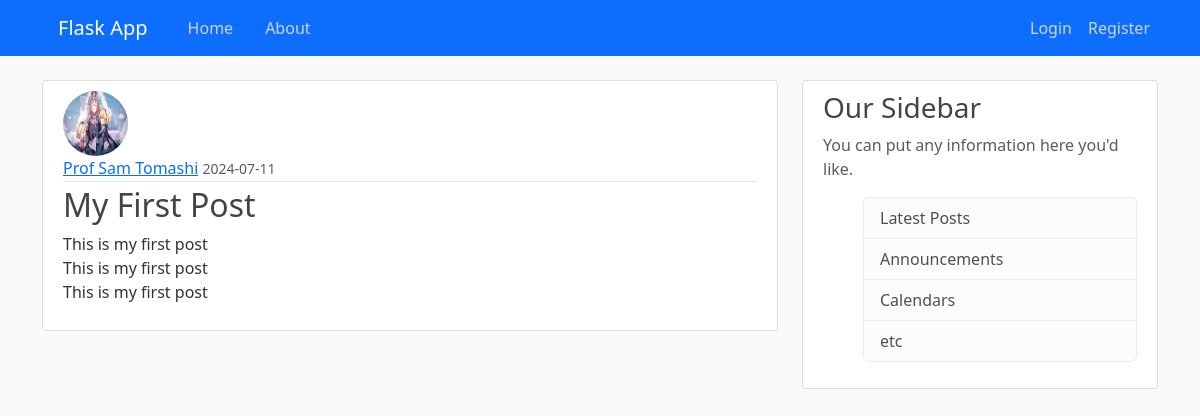
/post/1, run on the app's committed database.
### server/models.py (models this page shows, shortened)
class User(db.Model, UserMixin):
    id = db.Column(db.Integer, primary_key=True)
    username = db.Column(db.String(20), unique=True, nullable=False)
    email = db.Column(db.String(120), unique=True, nullable=False)
    image_file = db.Column(db.String(20), nullable=False, default="default.jpg")
    password = db.Column(db.String(60), nullable=False)
    posts = db.relationship('Post', backref='author', lazy=True)

class Post(db.Model):
    id = db.Column(db.Integer, primary_key=True)
    title = db.Column(db.String(100), nullable=False)
    date_posted = db.Column(db.DateTime, nullable=False, default=datetime.now(tz=timezone.utc))
    content = db.Column(db.Text, nullable=False)
    user_id = db.Column(db.Integer, db.ForeignKey('user.id'), nullable=False)

### server/routes.py (the view)
@app.route("/post/<int:post_id>")
def post(post_id):
    post = Post.query.get_or_404(post_id)
    return render_template("post.html", title=post.title, post=post)

### server/templates/post.html (shortened to what this page needs)
{% extends "layout.html" %} {% block content %}
<article class="media content-section">
  <img
    class="rounded-circle article-img"
    src="{{ url_for('static', filename='profile_pics/' + post.author.image_file) }}"
  />
  <div class="media-body">
    <div class="article-metadata">
      <a class="mr-2" href="{{ url_for("user_posts", username=post.author.username) }}">{{ post.author.username }}</a>
      <small class="text-muted">{{ post.date_posted.strftime('%Y-%m-%d') }}</small>
    </div>
    <h2 class="article-title">{{ post.title }}</h2>
    <p class="article-content">{{ post.content }}</p>
  </div>
</article>
{% endblock content %}

### server/static/main.css (style rules this page uses)
body { background: #fafafa; color: #333333; margin-top: 5rem; }
h1, h2, h3, h4, h5, h6 { color: #444444; }
.content-section { background: #ffffff; padding: 10px 20px; border: 1px solid #dddddd; border-radius: 3px; margin-bottom: 20px; }
.article-title { color: #444444; }
.article-content { white-space: pre-line; }
.article-img { height: 65px; width: 65px; margin-right: 16px; }
.article-metadata { padding-bottom: 1px; margin-bottom: 4px; border-bottom: 1px solid #e3e3e3 }

### data on the page
User: image_file (picture), author.username "Prof Sam Tomashi"
Post: date_posted "2024-07-11", title "My First Post", content "This is my first post This is my first post This is my first post"
